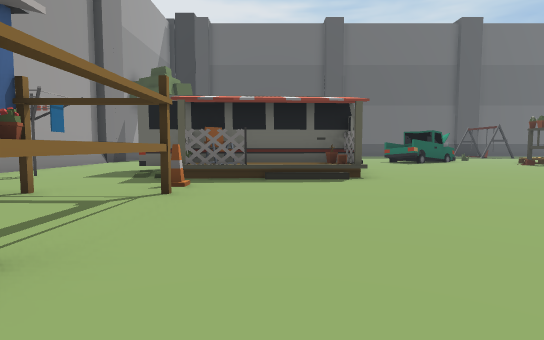
[1] (above)

24 first-person views from a walk through a scene from a Unity 3-D project. The camera is 1.3 m above the floor, tilts 4° down and sees 80° across. The floor is counted in squares, 2 m on a side. Each view is taken from the middle of a square. On the plan, view 1 faces up. The plan holds only what a view shows up to about 10 squares ahead; the rest is blank. The place goes on beyond the plan.

[2]
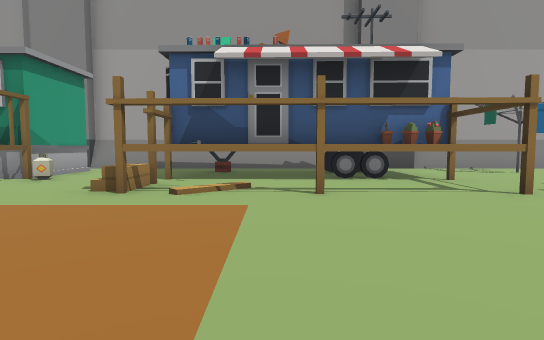

[3]
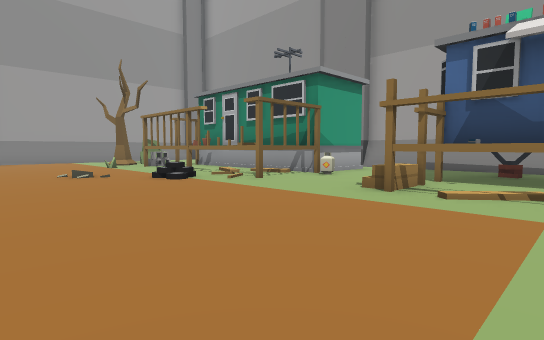

[4]
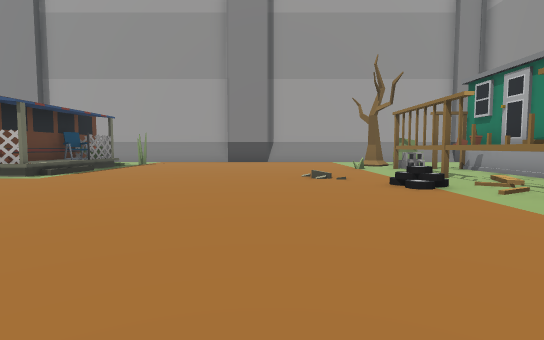

[5]
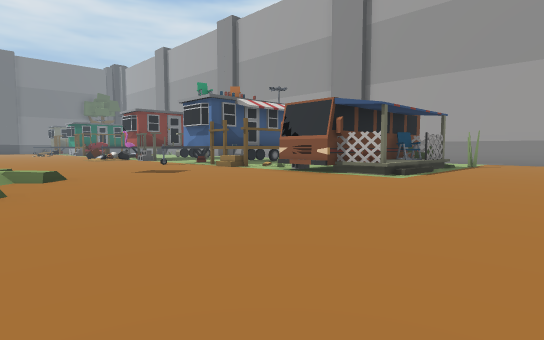

[6]
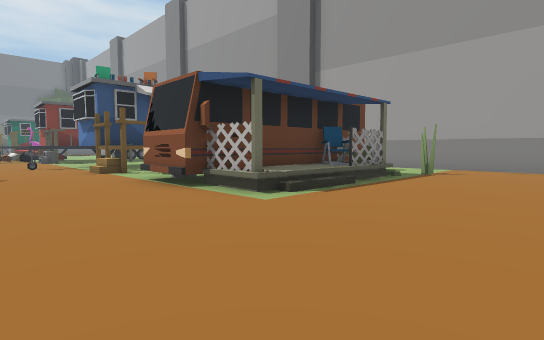

[7]
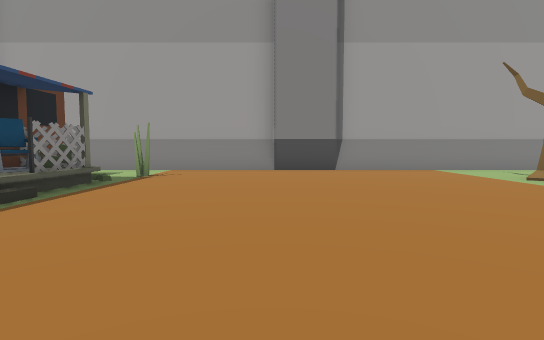

[8]
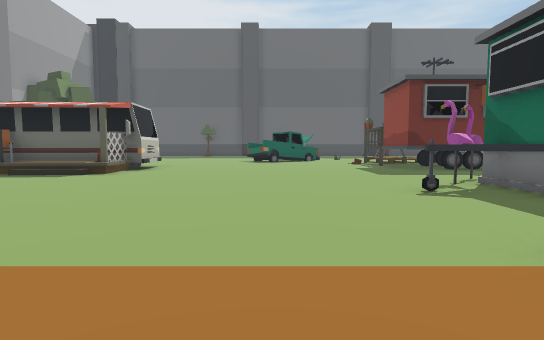

[9]
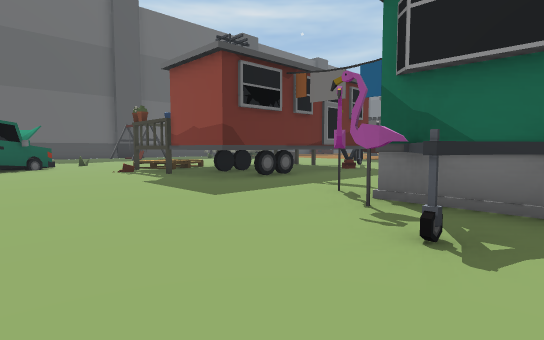

[10]
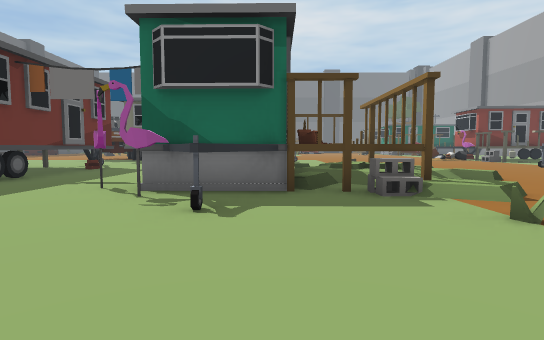

[11]
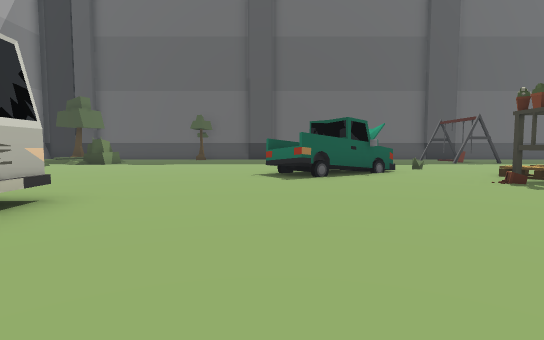

[12]
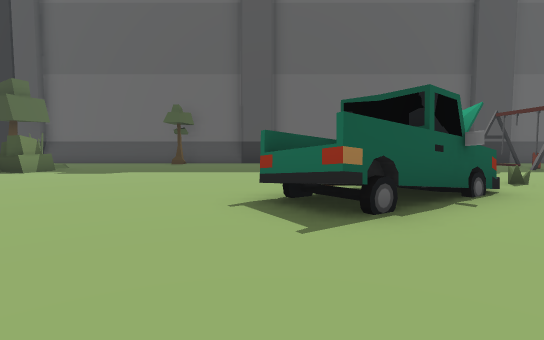

[13]
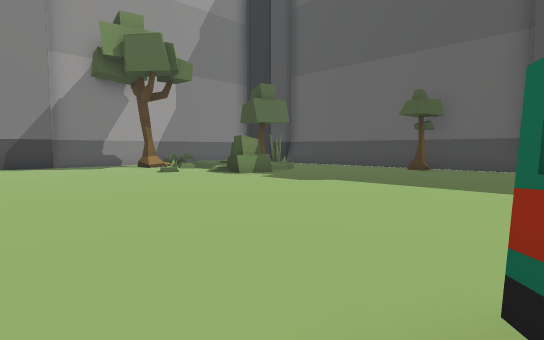

[14]
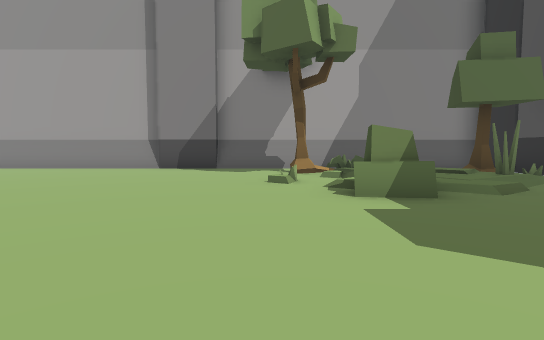

[15]
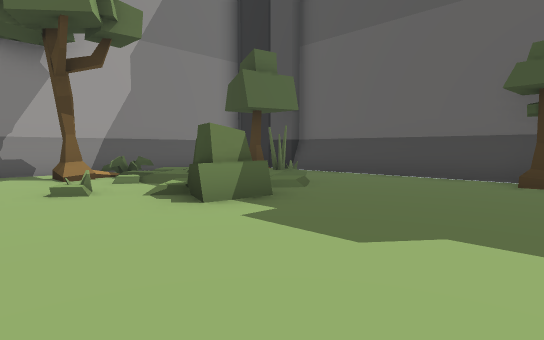

[16]
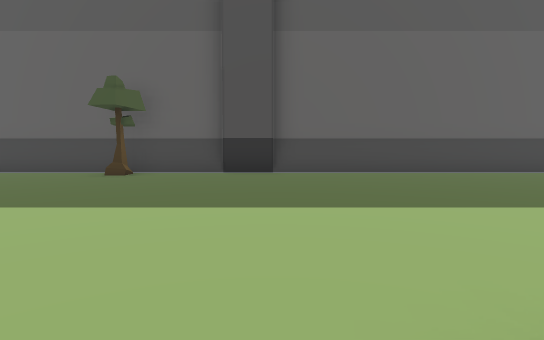

[17]
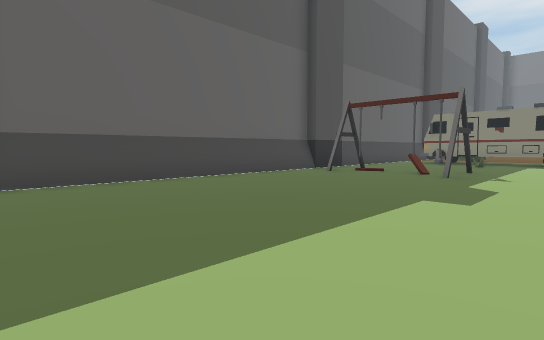

[18]
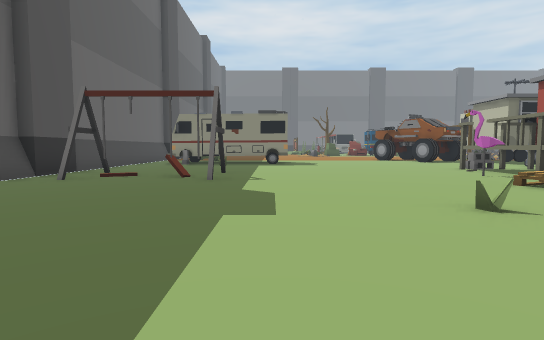

[19]
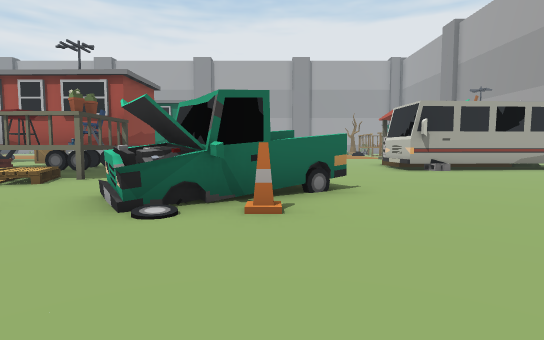

[20]
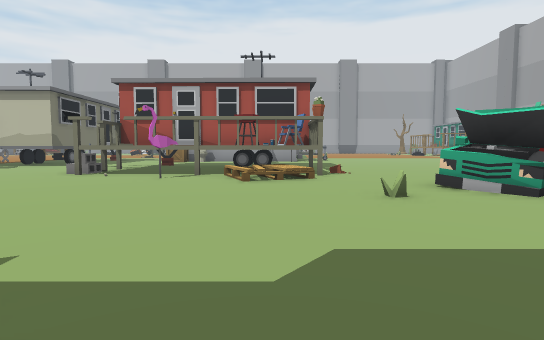

[21]
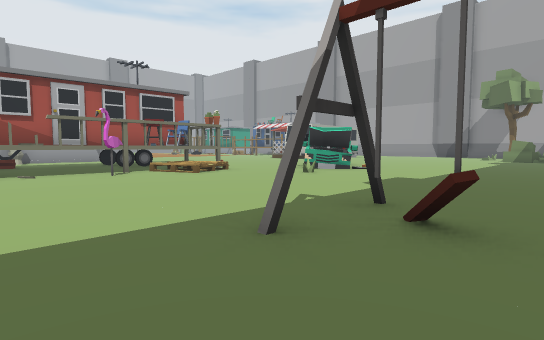

[22]
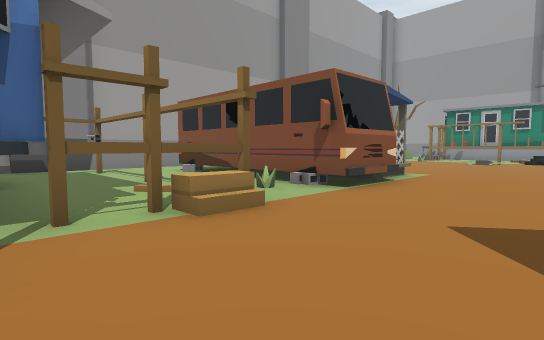

[23]
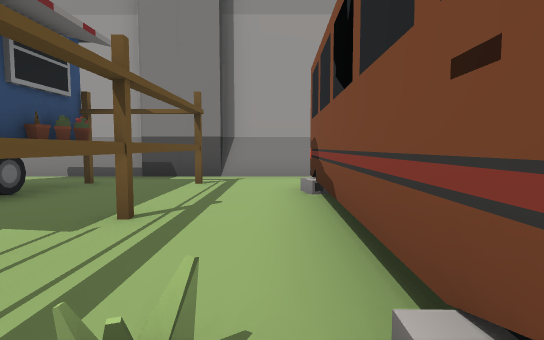

[24]
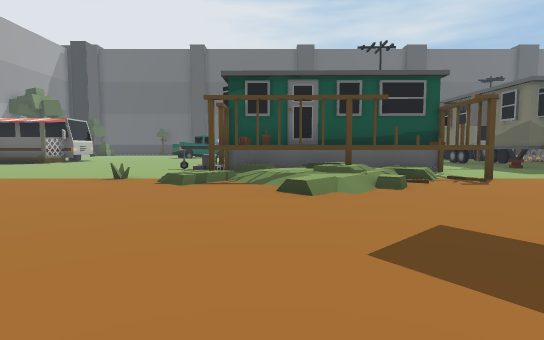

### Floor plan
Key: @ floor where view 1 was taken; # wall or solid block; x gap in a wall; . main floor; : floor 0.5 m higher than the main floor; + floor 1.5 m higher than the main floor; / step, stairs or slope; = window, fence, low wall or low ledge; ^ raised ledge; v drop or lower ground; P plant; T tree; O other object.
Columns run from 7 left of view 1 to 16 right of it. Each row starts with its distance up from view 1.
 24  #######################
 23 #  .....T...............
 22 #  ##................#..
 21 #  ///..................
 20 #/////..............#...
 19 #=///^..............##..
 18 ##//....................
 17 #...=...................
 16 #............O..P.......
 15 #............###........
 14 #...........^^#.../.....
 13 #............^...///#...
 12 #....  ........./###++#/
 11 #...  ...........^=
 10 #...  .###.......#######
  9 #... #####.......######
  8 #...###::#..........###
  7 #.#..##//#.............
  6 #....................
  5 #....O...........#
  4    #^^..........##
  3   ##^^...........######.
  2 #.## ^...........#=#vv#.
  1 #.## ^.........P/####x#.
  0 #.##^^.@......../////...
 -1 #.##^^............///...
 -2 #.^.....................
 -3 #......................
 -4 ####O#.................
 -5 #  #v///................
 -6    #v+./..............#.
 -7    ###../......###..^^#
 -8      #......../:##P.^^#
 -9    # #......../:##..^
-10    ###O........^##..^
-11       .........###..^^#
-12      T........P.##..^##
-13     ...............#.^..
-14    ///////./////////....
-15    #####################

Where each view was taken, in squares from view 1:
view 1: 0 up, 0 right, facing up
view 2: 1 up, 3 right, facing left
view 3: 1 up, 3 right, facing down-left
view 4: 0 up, 2 right, facing down
view 5: 0 up, 4 right, facing down-right
view 6: 4 down, 4 right, facing down-right
view 7: 5 down, 4 right, facing down
view 8: 1 down, 6 right, facing up
view 9: 3 up, 6 right, facing up-right
view 10: 3 up, 5 right, facing right
view 11: 6 up, 5 right, facing up
view 12: 10 up, 5 right, facing up
view 13: 13 up, 5 right, facing up-left
view 14: 17 up, 3 right, facing left
view 15: 16 up, 2 right, facing up-left
view 16: 15 up, 5 right, facing up
view 17: 17 up, 5 right, facing up-right
view 18: 18 up, 6 right, facing right
view 19: 19 up, 6 right, facing down
view 20: 20 up, 11 right, facing down
view 21: 21 up, 16 right, facing down-left
view 22: 4 down, 15 right, facing down-left
view 23: 7 down, 11 right, facing down
view 24: 6 down, 11 right, facing up
